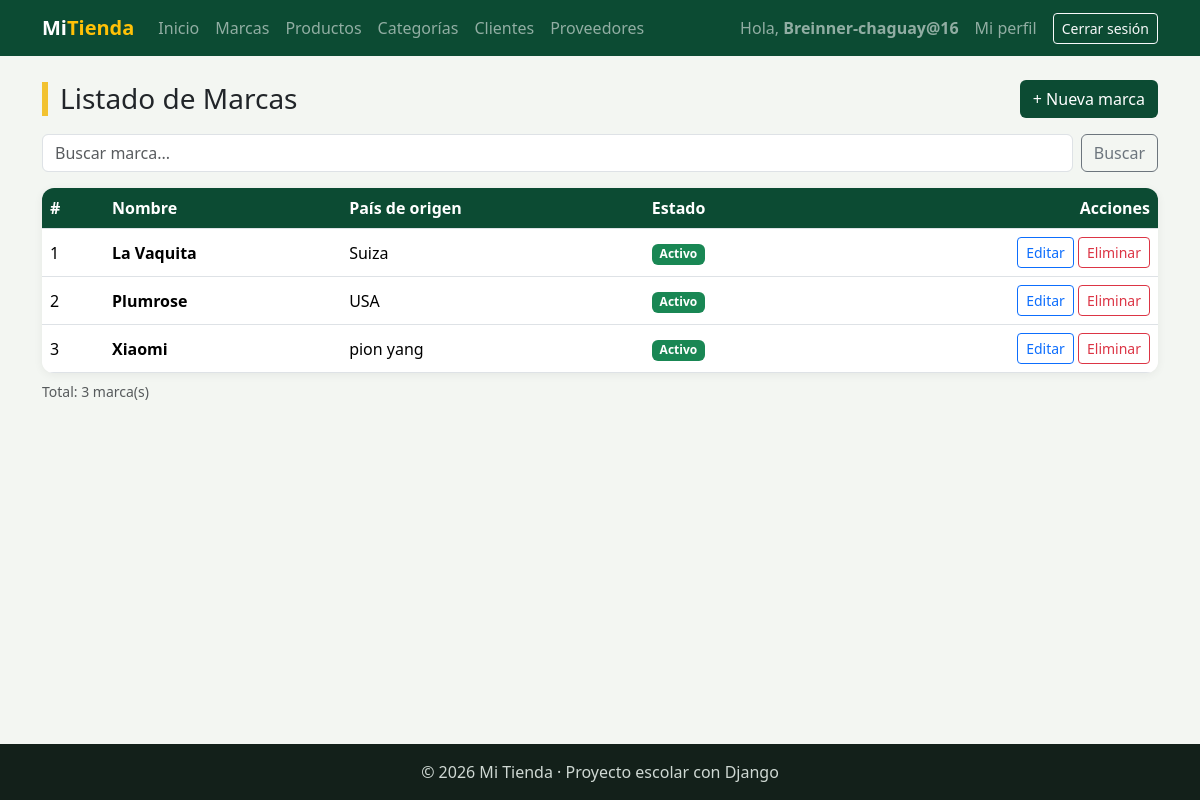
/facturacion/marcas/ (signed in), run on the app's committed database.
### facturacion/models.py (models this page shows, shortened)
class ModeloBase(models.Model):
    user = models.ForeignKey(                    # 1:N con User: un usuario registra muchos registros
        User,
        on_delete=models.SET_NULL,               # Si borran al usuario, el registro se queda con user vacío
        null=True,                               # SET_NULL necesita que la columna acepte NULL
        blank=True,
        editable=False,                          # No aparece en formularios: lo llena la VISTA, no la persona
        related_name="%(class)s_registrados",    # %(class)s = nombre del modelo → user.producto_registrados
        verbose_name="Registrado por",
    )
    fecha_creacion = models.DateTimeField("Fecha de creación", auto_now_add=True)   # Se llena sola al CREAR
    fecha_modificacion = models.DateTimeField("Última modificación", auto_now=True) # Se actualiza sola en CADA save()
    class Meta:
        abstract = True                          # ← LA CLAVE: modelo "molde", sin tabla propia

class Marca(ModeloBase):
    nombre = models.CharField(max_length=60, unique=True)
    pais_origen = models.CharField("País de origen", max_length=60, blank=True)
    activo = models.BooleanField(default=True)
    class Meta:
        verbose_name = "Marca"
        verbose_name_plural = "Marcas"
        ordering = ["nombre"]

### facturacion/views.py (the view)
# urls.py: path("marcas/", views.MarcaListView.as_view(), name="marca_lista"),                          # .as_view(): obligatorio en clases
class MarcaListView(LoginRequiredMixin, ListView):        # LISTAR · solo GET
    model = Marca                                          # ¿qué tabla? facturacion_marca
    template_name = "facturacion/marca_lista.html"         # ¿qué HTML? (el mismo de antes)
    context_object_name = "marcas"                         # en el HTML: {% for marca in marcas %}
    extra_context = {"titulo": "Marcas"}                   # dato fijo → {{ titulo }}
    def get_queryset(self):                                # ¿QUÉ registros se muestran?
        marcas = super().get_queryset()                    # lo normal: Marca.objects.all() (A → Z por el Meta)
        q = self.request.GET.get("q", "")                  # GET: lo escrito en el buscador (?q=sam)
        if q:                                              # si buscó algo...
            marcas = marcas.filter(nombre__icontains=q)    # ...solo las que contienen ese texto
        return marcas
    def get_context_data(self, **kwargs):                  # ¿qué datos EXTRA recibe el HTML?
        contexto = super().get_context_data(**kwargs)      # lo que ListView ya armó (marcas, titulo)
        contexto["q"] = self.request.GET.get("q", "")      # + lo buscado, para que el buscador no se borre
        return contexto

### facturacion/templates/facturacion/marca_lista.html (shortened to what this page needs)
{% extends "base.html" %}
{% block contenido %}
<div class="d-flex justify-content-between align-items-center flex-wrap gap-2 mb-3">
    <h1 class="h3 titulo-pagina m-0">Listado de {{ titulo }}</h1>
    <a href="{% url 'facturacion:marca_crear' %}" class="btn btn-verde">+ Nueva marca</a>
</div>
<form method="get" class="d-flex gap-2 mb-3">
    <input type="text" name="q" value="{{ q }}" class="form-control" placeholder="Buscar marca...">
    <button type="submit" class="btn btn-outline-secondary">Buscar</button>
</form>
<div class="tarjeta p-0 table-responsive">
    <table class="table table-hover align-middle m-0">
        <thead>
            <tr><th>#</th><th>Nombre</th><th>País de origen</th><th>Estado</th><th class="text-end">Acciones</th></tr>
        </thead>
        <tbody>
            {% for marca in marcas %}
            <tr>
                <td>{{ forloop.counter }}</td>
                <td class="fw-semibold">{{ marca.nombre }}</td>
                <td>{{ marca.pais_origen|default:"—" }}</td>
                <td>
                    {% if marca.activo %}
                        <span class="badge bg-success">Activo</span>
                    {% else %}
                        <span class="badge bg-secondary">Inactivo</span>
                    {% endif %}
                </td>
                <td class="text-end">
                    <a href="{% url 'facturacion:marca_editar' marca.id %}" class="btn btn-sm btn-outline-primary">Editar</a>
                    <a href="{% url 'facturacion:marca_eliminar' marca.pk %}" class="btn btn-sm btn-outline-danger">Eliminar</a>
                </td>
            </tr>
            {% empty %}
            <tr><td colspan="5" class="text-center text-muted py-4">No hay marcas registradas.</td></tr>
            {% endfor %}
        </tbody>
    </table>
</div>
<p class="text-muted small mt-2">Total: {{ marcas|length }} marca(s)</p>
{% endblock %}

### templates/base.html (shortened to what this page needs)
{% load static %}
<!DOCTYPE html>
<html lang="es">
<head>
    <link href="https://cdn.jsdelivr.net/npm/bootstrap@5.3.3/dist/css/bootstrap.min.css" rel="stylesheet">
    <link rel="stylesheet" href="{% static 'css/estilos.css' %}">
</head>
<body>
    <nav class="navbar navbar-expand-lg navbar-dark barra">
        <div class="container">
            <a class="navbar-brand fw-bold" href="{% url 'home' %}">Mi<span class="text-warning">Tienda</span></a>
            <div class="collapse navbar-collapse" id="menu">
                <ul class="navbar-nav me-auto">
                    <li class="nav-item"><a class="nav-link" href="{% url 'home' %}">Inicio</a></li>
                    {% if user.is_authenticated %}
                        <li class="nav-item"><a class="nav-link" href="{% url 'facturacion:marca_lista' %}">Marcas</a></li>
                        <li class="nav-item"><a class="nav-link" href="{% url 'facturacion:producto_lista' %}">Productos</a></li>
                        <li class="nav-item"><a class="nav-link" href="{% url 'facturacion:categoria_lista' %}">Categorías</a></li>
                        <li class="nav-item"><a class="nav-link" href="{% url 'facturacion:cliente_lista' %}">Clientes</a></li>
                        <li class="nav-item"><a class="nav-link" href="{% url 'facturacion:proveedor_lista' %}">Proveedores</a></li>
                    {% endif %}
                </ul>
                <ul class="navbar-nav align-items-lg-center gap-2">
                    {% if user.is_authenticated %}
                        <li class="nav-item navbar-text">Hola, <b>{{ user.username }}</b></li>
                        <li class="nav-item"><a class="nav-link" href="{% url 'facturacion:mi_perfil' %}">Mi perfil</a></li>
                        <li class="nav-item">
                            <form method="post" action="{% url 'logout' %}" class="m-0">
                                <button type="submit" class="btn btn-sm btn-outline-light">Cerrar sesión</button>
                            </form>
                        </li>
                    {% else %}
                        <li class="nav-item"><a class="nav-link" href="{% url 'login' %}">Ingresar</a></li>
                        <li class="nav-item"><a class="btn btn-sm btn-warning" href="{% url 'registro' %}">Crear cuenta</a></li>
                    {% endif %}
                </ul>
            </div>
        </div>
    </nav>
    <main class="container py-4">
        {% block contenido %}{% endblock %}
    </main>
    <footer class="pie text-center py-3">© 2026 Mi Tienda · Proyecto escolar con Django</footer>
</body>
</html>

### static/css/estilos.css (style rules this page uses)
:root { --verde: #0c4b33; --verde-claro: #2f9e6e; --amarillo: #f2c230; }
body { background-color: #f3f6f2; min-height: 100vh; display: flex; flex-direction: column; }
main { flex: 1; }
.barra { background-color: var(--verde); }
.titulo-pagina { border-left: 6px solid var(--amarillo); padding-left: 12px; }
.tarjeta { background: white; border-radius: 12px; padding: 24px; box-shadow: 0 2px 10px rgba(0,0,0,.06); }
.table thead th { background-color: var(--verde); color: white; }
.btn-verde { background-color: var(--verde); color: white; }
.pie { background-color: #13201a; color: #cfd8d3; }

### data on the page
Marca: nombre "La Vaquita", pais_origen "Suiza", activo "Activo"
Marca: nombre "Plumrose", pais_origen "USA", activo "Activo"
Marca: nombre "Xiaomi", pais_origen "pion yang", activo "Activo"

### other printed values
{{ user.username }} "Breinner-chaguay@16"
{{ titulo }} "Marcas"
{{ marcas|length }} "3"
